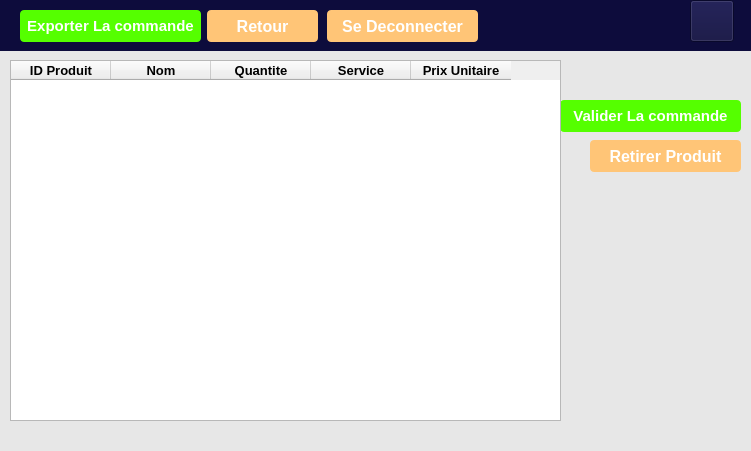
<?xml version="1.0" encoding="UTF-8"?>
<ui version="4.0">
 <class>Form</class>
 <widget class="QWidget" name="Form">
  <property name="geometry">
   <rect>
    <x>0</x>
    <y>0</y>
    <width>751</width>
    <height>451</height>
   </rect>
  </property>
  <property name="windowTitle">
   <string>Form</string>
  </property>
  <widget class="QLabel" name="label_2">
   <property name="geometry">
    <rect>
     <x>0</x>
     <y>40</y>
     <width>761</width>
     <height>451</height>
    </rect>
   </property>
   <property name="styleSheet">
    <string notr="true">background-color:rgb(231, 231, 231)</string>
   </property>
   <property name="text">
    <string/>
   </property>
  </widget>
  <widget class="QLabel" name="label_3">
   <property name="geometry">
    <rect>
     <x>0</x>
     <y>0</y>
     <width>751</width>
     <height>51</height>
    </rect>
   </property>
   <property name="styleSheet">
    <string notr="true">background-color:rgb(13,12,60)</string>
   </property>
   <property name="text">
    <string/>
   </property>
  </widget>
  <widget class="QPushButton" name="pushButton_2">
   <property name="geometry">
    <rect>
     <x>20</x>
     <y>10</y>
     <width>181</width>
     <height>32</height>
    </rect>
   </property>
   <property name="font">
    <font>
     <pointsize>11</pointsize>
     <weight>75</weight>
     <bold>true</bold>
    </font>
   </property>
   <property name="styleSheet">
    <string notr="true">background-color:rgb(85, 255, 0);
 color:rgb(255, 255, 255);
border-radius:4px</string>
   </property>
   <property name="text">
    <string>Exporter La commande</string>
   </property>
  </widget>
  <widget class="QPushButton" name="pushButton_8">
   <property name="geometry">
    <rect>
     <x>207</x>
     <y>10</y>
     <width>111</width>
     <height>32</height>
    </rect>
   </property>
   <property name="font">
    <font>
     <pointsize>12</pointsize>
     <weight>75</weight>
     <bold>true</bold>
    </font>
   </property>
   <property name="styleSheet">
    <string notr="true">background-color:rgb(255, 197, 119);
 color:rgb(255, 255, 255);
border-radius:4px</string>
   </property>
   <property name="text">
    <string>Retour</string>
   </property>
  </widget>
  <widget class="QPushButton" name="pushButton_9">
   <property name="geometry">
    <rect>
     <x>327</x>
     <y>10</y>
     <width>151</width>
     <height>32</height>
    </rect>
   </property>
   <property name="font">
    <font>
     <pointsize>12</pointsize>
     <weight>75</weight>
     <bold>true</bold>
    </font>
   </property>
   <property name="styleSheet">
    <string notr="true">background-color:rgb(255, 197, 119);
 color:rgb(255, 255, 255);
border-radius:4px</string>
   </property>
   <property name="text">
    <string>Se Deconnecter</string>
   </property>
  </widget>
  <widget class="QPushButton" name="pushButton_3">
   <property name="geometry">
    <rect>
     <x>560</x>
     <y>100</y>
     <width>181</width>
     <height>32</height>
    </rect>
   </property>
   <property name="font">
    <font>
     <pointsize>11</pointsize>
     <weight>75</weight>
     <bold>true</bold>
    </font>
   </property>
   <property name="styleSheet">
    <string notr="true">background-color:rgb(85, 255, 0);
 color:rgb(255, 255, 255);
border-radius:4px</string>
   </property>
   <property name="text">
    <string>Valider La commande</string>
   </property>
  </widget>
  <widget class="QPushButton" name="pushButton_10">
   <property name="geometry">
    <rect>
     <x>590</x>
     <y>140</y>
     <width>151</width>
     <height>32</height>
    </rect>
   </property>
   <property name="font">
    <font>
     <pointsize>12</pointsize>
     <weight>75</weight>
     <bold>true</bold>
    </font>
   </property>
   <property name="styleSheet">
    <string notr="true">background-color:rgb(255, 197, 119);
 color:rgb(255, 255, 255);
border-radius:4px</string>
   </property>
   <property name="text">
    <string>Retirer Produit</string>
   </property>
  </widget>
  <widget class="QTableWidget" name="tableWidget">
   <property name="geometry">
    <rect>
     <x>10</x>
     <y>60</y>
     <width>551</width>
     <height>361</height>
    </rect>
   </property>
   <column>
    <property name="text">
     <string>ID Produit</string>
    </property>
    <property name="font">
     <font>
      <pointsize>10</pointsize>
      <weight>75</weight>
      <bold>true</bold>
     </font>
    </property>
    <property name="background">
     <color>
      <red>179</red>
      <green>178</green>
      <blue>171</blue>
     </color>
    </property>
   </column>
   <column>
    <property name="text">
     <string>Nom</string>
    </property>
    <property name="font">
     <font>
      <pointsize>10</pointsize>
      <weight>75</weight>
      <bold>true</bold>
     </font>
    </property>
    <property name="background">
     <color>
      <red>179</red>
      <green>178</green>
      <blue>171</blue>
     </color>
    </property>
   </column>
   <column>
    <property name="text">
     <string>Quantite</string>
    </property>
    <property name="font">
     <font>
      <pointsize>10</pointsize>
      <weight>75</weight>
      <bold>true</bold>
     </font>
    </property>
    <property name="background">
     <color>
      <red>179</red>
      <green>178</green>
      <blue>171</blue>
     </color>
    </property>
   </column>
   <column>
    <property name="text">
     <string>Service</string>
    </property>
    <property name="font">
     <font>
      <pointsize>10</pointsize>
      <weight>75</weight>
      <bold>true</bold>
     </font>
    </property>
    <property name="background">
     <color>
      <red>179</red>
      <green>178</green>
      <blue>171</blue>
     </color>
    </property>
   </column>
   <column>
    <property name="text">
     <string>Prix Unitaire</string>
    </property>
    <property name="font">
     <font>
      <pointsize>10</pointsize>
      <weight>75</weight>
      <bold>true</bold>
     </font>
    </property>
    <property name="background">
     <color>
      <red>179</red>
      <green>178</green>
      <blue>171</blue>
     </color>
    </property>
   </column>
  </widget>
  <widget class="QPushButton" name="pushButton_5">
   <property name="geometry">
    <rect>
     <x>690</x>
     <y>0</y>
     <width>44</width>
     <height>42</height>
    </rect>
   </property>
   <property name="styleSheet">
    <string notr="true">background-image:url(:/newPrefix/PFA Dev/icons8-personne-homme-40.png);
background-repeat: no-repeat;
background-color:rgb(13,12,60)</string>
   </property>
   <property name="text">
    <string/>
   </property>
  </widget>
 </widget>
 <resources>
  <include location="../ferf.qrc"/>
 </resources>
 <connections/>
</ui>
